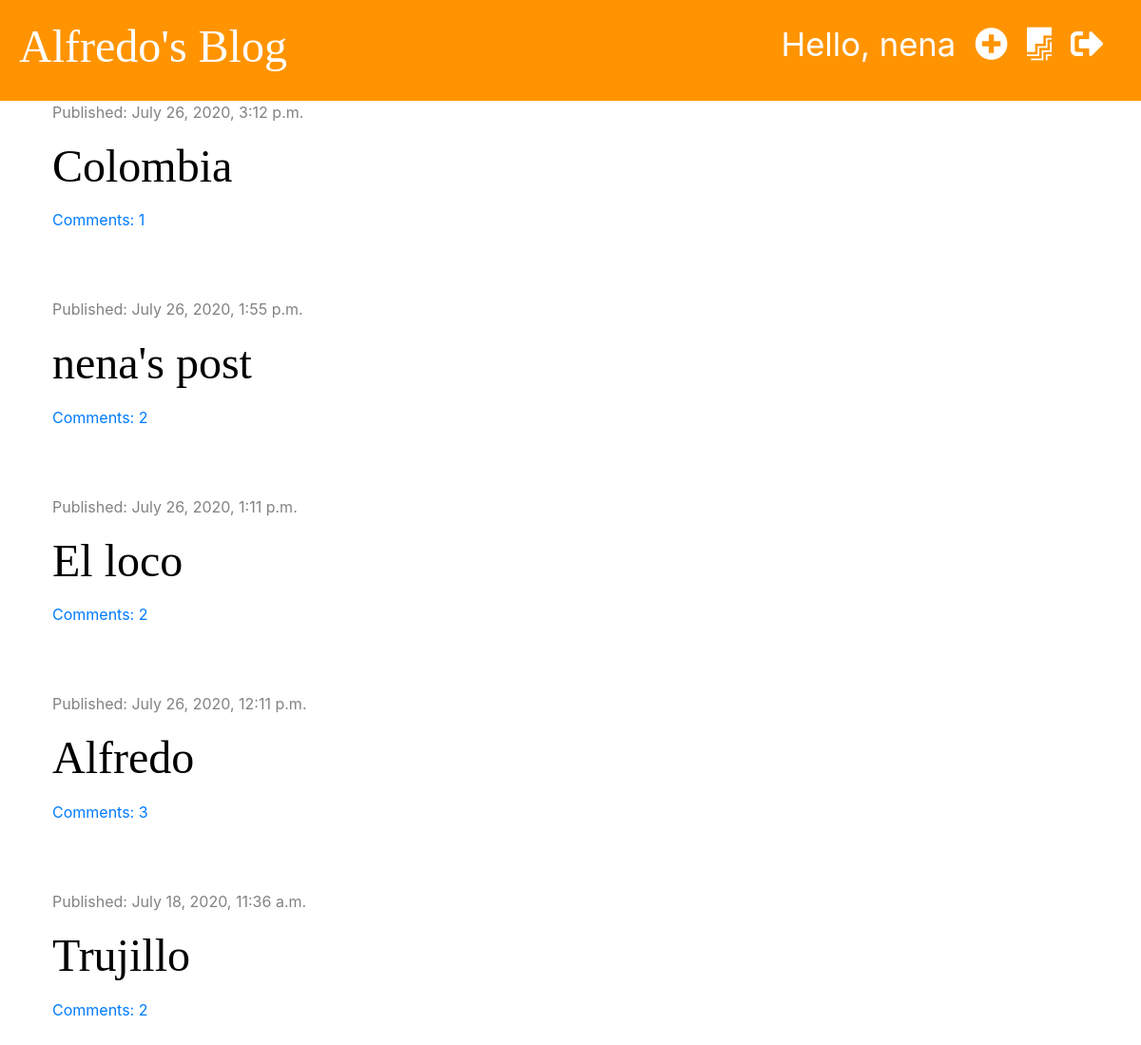
The page / (signed in) on the database its author committed.
### blog/models.py (models this page shows, shortened)
class Post(models.Model):
    author = models.ForeignKey('auth.User', on_delete=models.CASCADE)
    title = models.CharField(max_length=200)
    text = models.TextField()
    created_date = models.DateTimeField(default= timezone.now)
    published_date = models.DateTimeField(blank=True, null=True)
    def approved_comments(self):
        return self.comments.filter(approved=True)

### blog/views.py (the view)
# urls.py: path('', views.post_list, name='post_list'),
def post_list(request):
    posts = Post.objects.filter(published_date__lte=timezone.now()).order_by('-published_date')
    stuff_for_frontend = {'posts': posts}
    return render(request, 'blog/post_list.html', stuff_for_frontend)

### blog/templatetags/markdownify.py (called while the page is built)
@register.filter
def markdown(value):
    renderer = HighlightRenderer()
    markdown = mistune.Markdown(renderer=renderer)
    return markdown(value)

### blog/templates/blog/post_list.html (shortened to what this page needs)
{% extends 'blog/base.html' %}
{% load markdownify %}
{% block content %}
    {% for post in posts %}
        <div class="post">
            <div class="date">
                <p>Published: {{ post.published_date }}</p>
            </div>
            <h1><a href="{% url 'post_detail' pk=post.pk %}">{{ post.title }}</a></h1>
            <a href="{% url 'post_detail' pk=post.pk %}">Comments: {{ post.approved_comments.count }}</a>
        </div>
    {% endfor %}
{% endblock %}

### blog/templates/blog/base.html (shortened to what this page needs)
{% load static %}
<!DOCTYPE html>
<html lang="en">
<head>
    <link rel="stylesheet" href="https://stackpath.bootstrapcdn.com/bootstrap/4.5.0/css/bootstrap.min.css">
    <link rel="stylesheet" href="{% static 'blog.css' %}">
    <link rel="stylesheet" href="https://use.fontawesome.com/releases/v5.0.6/css/all.css">
    <link rel="stylesheet" href="{% static 'zenburn.css' %}">
</head>
<body>
<div class="page-header">
    {% if user.is_authenticated %}
        <a href="{% url 'logout' %}" class="top-menu"><i class="fas fa-sign-out-alt"></i></a>
        <a href="{% url 'post_draft_list' %}" class="top-menu"><i class="fab fa-firstdraft"></i></a>
        <a href="{% url 'post_new' %}" class="top-menu"><i class="fas fa-plus-circle"></i></a>
        <p class="top-menu">Hello, {{ user.username }}</p>
    {% else %}
        <a href="{% url 'login' %}" class="top-menu"><i class="fas fa-sign-in-alt"></i></a>
    {% endif %}
    <h1><a href="{% url 'post_list' %}">Alfredo's Blog</a></h1>
</div>
<div class="content container">
    <div class="row">
        <div class="col-md-8">
            {% block content %}
            {% endblock %}
        </div>
    </div>
</div>
</body>
</html>

### blog/static/blog.css (style rules this page uses)
.page-header { background-color: #ff9400; margin-top: 0; padding: 20px 20px 20px 20px; }
.page-header h1, .page-header h1 a { color: #ffffff; font-size: 36pt; text-decoration: none; }
.content { margin-left: 40px; }
h1, h2, h3, h4 { font-family: 'Tangerine', 'Inconsolata', 'Droid Sans', serif; font-size: 48px; }
.date { color: #828282; }
.post { margin-bottom: 70px; }
.post h1 a { color: #000000; }
.top-menu, .top-menu:hover { color: #ffffff; float: right; font-size: 26pt; margin-right: 20px; }

### rows shown on the page
Post: published_date "July 26, 2020, 3:12 p.m.", title "Colombia", approved_comments.count "1"
Post: published_date "July 26, 2020, 1:55 p.m.", title "nena's post", approved_comments.count "2"
Post: published_date "July 26, 2020, 1:11 p.m.", title "El loco", approved_comments.count "2"
Post: published_date "July 26, 2020, 12:11 p.m.", title "Alfredo", approved_comments.count "3"
Post: published_date "July 18, 2020, 11:36 a.m.", title "Trujillo", approved_comments.count "2"

### other values the page prints
{{ user.username }} "nena"
